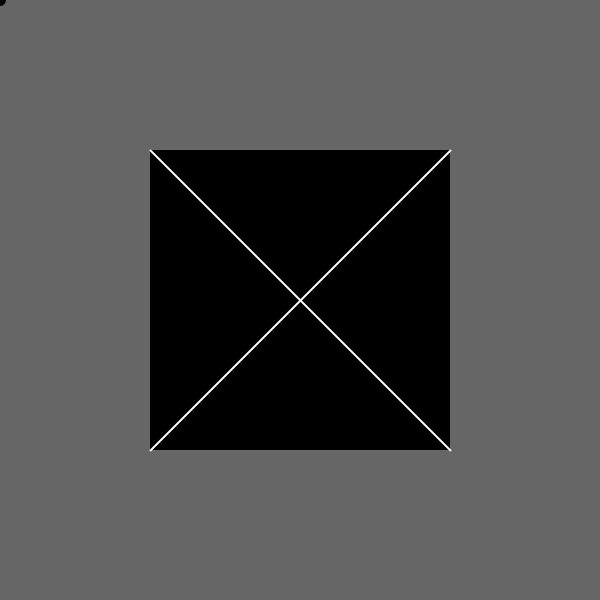
Frame 1 (no input)
Frame 60 (the mouse pressed at the canvas centre just before this capture): identical to frame 1, image omitted
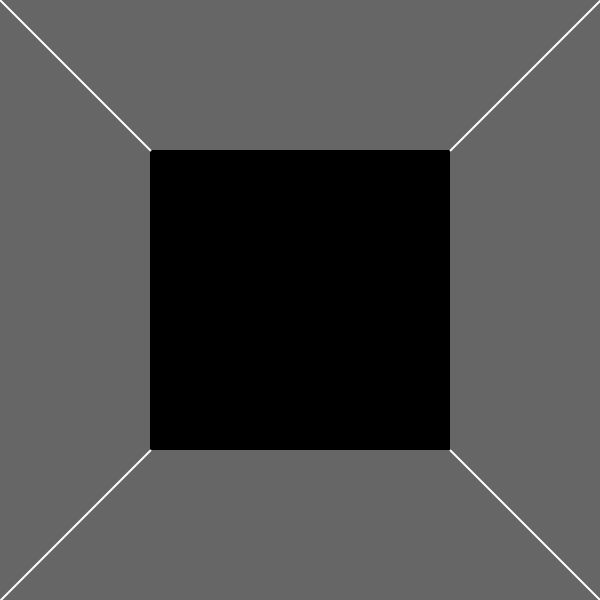
Frame 120 (the mouse held since frame 60 and released just before this capture)

The Processing sketch that drew these frames (run headless with seeded random() and noise(); from frame 60 on, the mouse is pressed at the canvas centre):

// Processing sketch: Ex_02
// ── Ex_02.pde
void setup() {
  size(600, 600);
  strokeWeight(2);
  noCursor();
}

void draw() {
  background(102);
  
  noStroke();
  fill(0);
  rect(150, 150, 300, 300);

  stroke(255);  
  if ((mouseX > 150) && (mouseX < 450) && 
      (mouseY > 150) && (mouseY < 450)) {
    line(0, 0, 150, 150);      // Upper-left
    line(600, 0, 450, 150);    // Upper-right
    line(450, 450, 600, 600);  // Lower-right
    line(0, 600, 150, 450);    // Lower-left
  } else {
    line(150, 150, 450, 450);  // Upper-left to lower-right
    line(150, 450, 450, 150);  // Lower-left to upper-right
  }
  
  noStroke();
  fill(0);
  ellipse(mouseX, mouseY, 12, 12);
}
